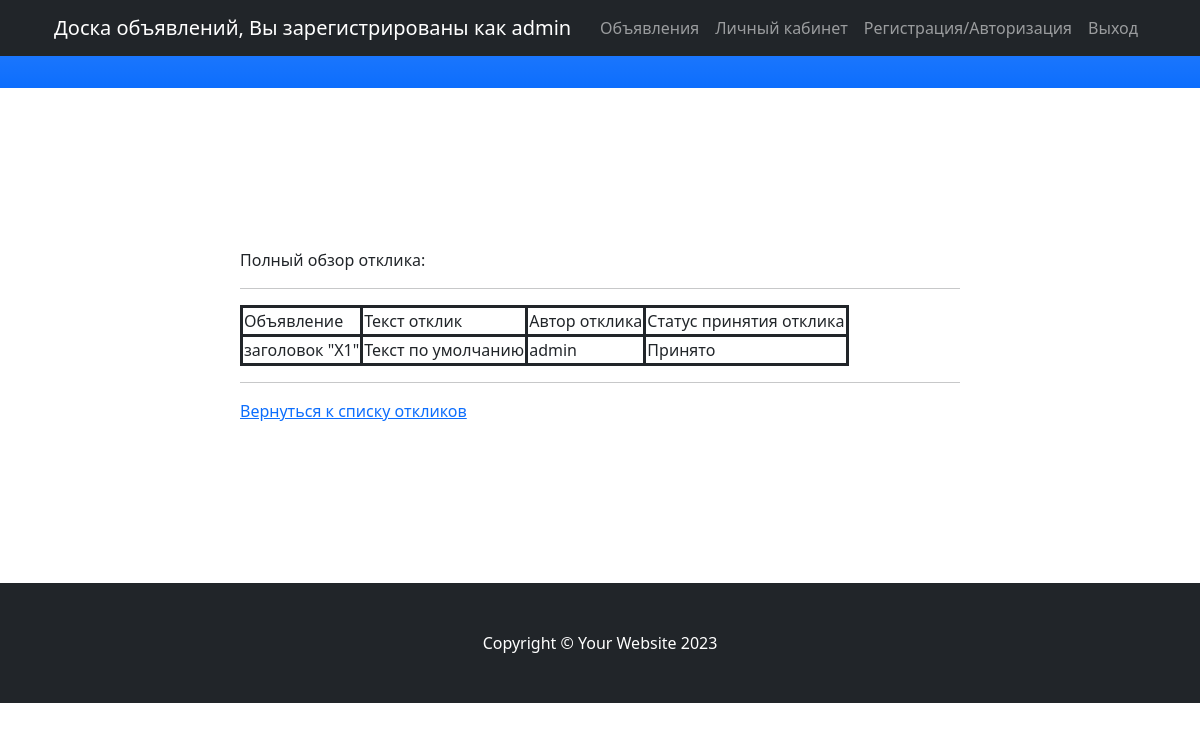
The page /board/private/responseview/?response_id=6 (signed in) on the database its author committed.
### Board/models.py (models this page shows, shortened)
class Response(models.Model):
    responseUser = models.ForeignKey(User, on_delete=models.CASCADE, verbose_name='Пользователь')
    responsePost = models.ForeignKey(Post, on_delete=models.CASCADE, verbose_name='Объявление')
    text = models.TextField(default="Текст по умолчанию",verbose_name='Текст отклика')
    accepted = models.BooleanField(default=False, verbose_name='Статус принятия отклика автором объявления')

class Post(models.Model):
    postUser = models.ForeignKey(User, on_delete=models.CASCADE, verbose_name='Пользователь')
    category_type = (
        ("Tank", 'Танки'),
        ("Heal", 'Хилы'),
        ("DD", 'ДД'),
        ("Trader", 'Торговцы'),
        ("Guildmaster", 'Гилдмастеры'),
        ("Questgiver", 'Квестгиверы'),
        ("Blacksmith", 'Кузнецы'),
        ("Tanner", 'Кожевники'),
        ("Potionmaster", 'Зельевары'),
        ("Spellmaster", 'Мастера заклинаний')
    )
    category = models.CharField(max_length=12, choices=category_type, default="Tank", verbose_name='Категория')
    date = models.DateTimeField(auto_now_add=True)
    title = models.CharField(max_length=64,  verbose_name='Заголовок')
    text = models.TextField(verbose_name='Текст объявления')
    def __str__(self):
        return f'заголовок "{self.title}"'

### Board/views.py (the view)
# urls.py: path('private/responseview/', Responseview, name='responseview_page'),
@login_required
def Responseview(request):
    response_id = request.GET['response_id']
    response = Response.objects.get(pk=response_id)
    return render(request, template_name="board/responseview.html", context={'response':response})

### Board/Templates/board/responseview.html (shortened to what this page needs)
{% extends 'flatpages/default.html' %}
{% block content %}
  <p>Полный обзор отклика: </p>
<hr>
    {% if response %}
        <table style="border:solid">
            <tr style="border:solid">
                <td style="border:solid">Объявление</td>
                <td style="border:solid">Текст отклик</td>
                <td style="border:solid">Автор отклика</td>
                <td style="border:solid">Статус принятия отклика</td>
            </tr>
            <tr>
                <td style="border:solid"> {{ response.responsePost }} </td>
                <td style="border:solid"> {{ response.text }} </td>
                <td style="border:solid"> {{ response.responseUser }} </td>
                {% if response.accepted %}
                    <td style="border:solid"> Принято </td>
                {% else %}
                    <td style="border:solid"> Не принято </td>
                {% endif %}
            </tr>
        </table>
    {% else %}
    <h3>Что-то пошло не так!</h3>
    {% endif %}
<hr>
<a href="{% url 'private_page' %}">Вернуться к списку откликов</a>
{% endblock content %}

### Board/Templates/flatpages/default.html (shortened to what this page needs)
{% load static %}
<!DOCTYPE html>
<html lang="en">
    <head>
        <link href='{% static "css/styles.css" %}' rel="stylesheet" />
    </head>
    <body id="page-top">
        <nav class="navbar navbar-expand-lg navbar-dark bg-dark fixed-top" id="mainNav">
            <div class="container px-4">
                {% if request.user.id == None %}
                <a class="navbar-brand" href="/">Доска объявлений, Вы не зарегистрированы!</a>
                {% else %}
                <a class="navbar-brand" href="/">Доска объявлений, Вы зарегистрированы как {{ request.user }}</a>
                {% endif %}
                <div class="collapse navbar-collapse" id="navbarResponsive">
                    <ul class="navbar-nav ms-auto">
                        <li class="nav-item"><a class="nav-link" href="/board/">Объявления</a></li>
                        <li class="nav-item"><a class="nav-link" href="/board/private/">Личный кабинет</a></li>
                        <li class="nav-item"><a class="nav-link" href="/accounts/login">Регистрация/Авторизация</a></li>
                        <li class="nav-item"><a class="nav-link" href="/accounts/logout">Выход</a></li>
                    </ul>
                </div>
            </div>
        </nav>
        <section id="about">
            <div class="container px-4">
                <div class="row gx-4 justify-content-center">
                    <div class="col-lg-8">
                        <p> {% block content %} {% endblock content %} </p>
                    </div>
                </div>
            </div>
        </section>
        <footer class="py-5 bg-dark">
            <div class="container px-4"><p class="m-0 text-center text-white">Copyright &copy; Your Website 2023</p></div>
        </footer>
    </body>
</html>

### rows shown on the page
Response: responsePost "заголовок \"X1\"", text "Текст по умолчанию", responseUser "admin"

### other values the page prints
{{ request.user }} "admin"
